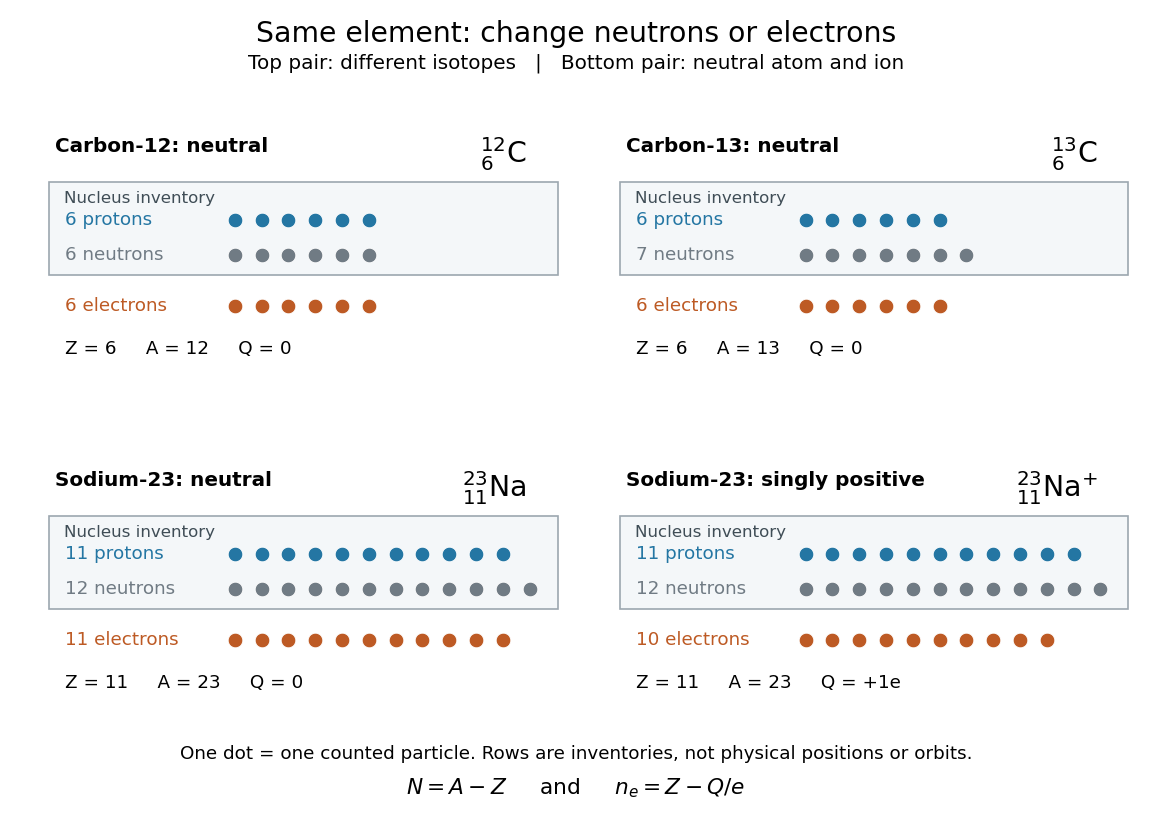

This chart was generated by the following Python code:
"""Draw particle inventories, not an atomic geometry or orbit model.

Writes atomic-number-isotopes-and-ions.png in the current working directory.
Run from _media to produce the repository image.
Tested with Python 3.14.4, Matplotlib 3.10.7 (+dfsg1), NumPy 2.3.5.
"""

from pathlib import Path

import matplotlib.pyplot as plt
from matplotlib.patches import Rectangle
import numpy as np


# name, isotope symbol, atomic number, mass number, charge in units of e
INVENTORIES = (
    ("Carbon-12: neutral", r"$^{12}_{6}\mathrm{C}$", 6, 12, 0),
    ("Carbon-13: neutral", r"$^{13}_{6}\mathrm{C}$", 6, 13, 0),
    ("Sodium-23: neutral", r"$^{23}_{11}\mathrm{Na}$", 11, 23, 0),
    ("Sodium-23: singly positive", r"$^{23}_{11}\mathrm{Na}^{+}$", 11, 23, 1),
)


def tokens(ax, count, y, color):
    """One evenly spaced token per particle; positions have no spatial meaning."""
    xs = 1.56 + np.arange(count) * 0.215
    ax.scatter(xs, np.full(count, y), s=77, color=color,
               edgecolors="white", linewidths=0.5, zorder=3)


def main():
    plt.rcParams.update({"font.size": 11, "figure.facecolor": "white",
                         "axes.facecolor": "white", "savefig.facecolor": "white"})
    fig, axes = plt.subplots(2, 2, figsize=(9.6, 6.8), dpi=120)
    fig.subplots_adjust(left=0.035, right=0.985, bottom=0.13, top=0.84,
                        wspace=0.09, hspace=0.36)
    fig.suptitle("Same element: change neutrons or electrons", fontsize=17, y=0.975)
    fig.text(0.5, 0.916, "Top pair: different isotopes   |   Bottom pair: neutral atom and ion",
             ha="center", fontsize=12)
    blue, gray, orange = "#2476a3", "#707b84", "#bd5a24"
    for ax, (name, symbol, z, a, q) in zip(axes.flat, INVENTORIES):
        neutrons, electrons = a - z, z - q
        ax.set(xlim=(0, 4.2), ylim=(0, 3.1))
        ax.axis("off")
        ax.text(0.12, 3.02, name, fontsize=12, weight="bold", va="top")
        ax.text(3.9, 3.04, symbol, fontsize=17, ha="right", va="top")
        ax.add_patch(Rectangle((0.07, 1.27), 4.08, 1.18, facecolor="#f4f7f9",
                               edgecolor="#9ca7af", lw=1))
        ax.text(0.19, 2.24, "Nucleus inventory", fontsize=10, color="#3f4d56", va="center")
        ax.text(0.2, 1.97, f"{z} protons", va="center", color=blue)
        ax.text(0.2, 1.53, f"{neutrons} neutrons", va="center", color=gray)
        tokens(ax, z, 1.97, blue)
        tokens(ax, neutrons, 1.53, gray)
        ax.text(0.2, 0.88, f"{electrons} electrons", va="center", color=orange)
        tokens(ax, electrons, 0.88, orange)
        charge = "0" if q == 0 else f"+{q}e"
        ax.text(0.2, 0.28, f"Z = {z}     A = {a}     Q = {charge}", fontsize=11)
    fig.text(0.5, 0.070, "One dot = one counted particle. Rows are inventories, not physical positions or orbits.",
             ha="center", fontsize=11)
    fig.text(0.5, 0.026, r"$N=A-Z$     and     $n_e=Z-Q/e$", ha="center", fontsize=13)
    fig.savefig(Path("atomic-number-isotopes-and-ions.png"), facecolor="white",
                transparent=False)
    plt.close(fig)


if __name__ == "__main__":
    main()
